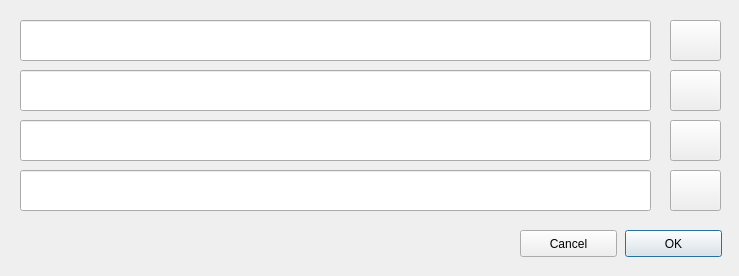
<?xml version="1.0" encoding="UTF-8"?>
<ui version="4.0">
 <class>Dialog</class>
 <widget class="QDialog" name="Dialog">
  <property name="geometry">
   <rect>
    <x>0</x>
    <y>0</y>
    <width>739</width>
    <height>276</height>
   </rect>
  </property>
  <property name="minimumSize">
   <size>
    <width>739</width>
    <height>276</height>
   </size>
  </property>
  <property name="maximumSize">
   <size>
    <width>739</width>
    <height>276</height>
   </size>
  </property>
  <property name="windowTitle">
   <string>Select Streams</string>
  </property>
  <widget class="QPushButton" name="vid0">
   <property name="geometry">
    <rect>
     <x>670</x>
     <y>20</y>
     <width>51</width>
     <height>41</height>
    </rect>
   </property>
   <property name="text">
    <string/>
   </property>
   <property name="icon">
    <iconset resource="AppResources.qrc">
     <normaloff>:/icons/img/upload_icon.png</normaloff>:/icons/img/upload_icon.png</iconset>
   </property>
   <property name="iconSize">
    <size>
     <width>25</width>
     <height>25</height>
    </size>
   </property>
  </widget>
  <widget class="QLineEdit" name="videdit0">
   <property name="geometry">
    <rect>
     <x>20</x>
     <y>20</y>
     <width>631</width>
     <height>41</height>
    </rect>
   </property>
  </widget>
  <widget class="QPushButton" name="vid1">
   <property name="geometry">
    <rect>
     <x>670</x>
     <y>70</y>
     <width>51</width>
     <height>41</height>
    </rect>
   </property>
   <property name="text">
    <string/>
   </property>
   <property name="icon">
    <iconset resource="AppResources.qrc">
     <normaloff>:/icons/img/upload_icon.png</normaloff>:/icons/img/upload_icon.png</iconset>
   </property>
   <property name="iconSize">
    <size>
     <width>25</width>
     <height>25</height>
    </size>
   </property>
  </widget>
  <widget class="QPushButton" name="vid2">
   <property name="geometry">
    <rect>
     <x>670</x>
     <y>120</y>
     <width>51</width>
     <height>41</height>
    </rect>
   </property>
   <property name="text">
    <string/>
   </property>
   <property name="icon">
    <iconset resource="AppResources.qrc">
     <normaloff>:/icons/img/upload_icon.png</normaloff>:/icons/img/upload_icon.png</iconset>
   </property>
   <property name="iconSize">
    <size>
     <width>25</width>
     <height>25</height>
    </size>
   </property>
  </widget>
  <widget class="QPushButton" name="vid3">
   <property name="geometry">
    <rect>
     <x>670</x>
     <y>170</y>
     <width>51</width>
     <height>41</height>
    </rect>
   </property>
   <property name="text">
    <string/>
   </property>
   <property name="icon">
    <iconset resource="AppResources.qrc">
     <normaloff>:/icons/img/upload_icon.png</normaloff>:/icons/img/upload_icon.png</iconset>
   </property>
   <property name="iconSize">
    <size>
     <width>25</width>
     <height>25</height>
    </size>
   </property>
  </widget>
  <widget class="QLineEdit" name="videdit1">
   <property name="geometry">
    <rect>
     <x>20</x>
     <y>70</y>
     <width>631</width>
     <height>41</height>
    </rect>
   </property>
  </widget>
  <widget class="QLineEdit" name="videdit2">
   <property name="geometry">
    <rect>
     <x>20</x>
     <y>120</y>
     <width>631</width>
     <height>41</height>
    </rect>
   </property>
  </widget>
  <widget class="QLineEdit" name="videdit3">
   <property name="geometry">
    <rect>
     <x>20</x>
     <y>170</y>
     <width>631</width>
     <height>41</height>
    </rect>
   </property>
  </widget>
  <widget class="QPushButton" name="ok">
   <property name="geometry">
    <rect>
     <x>625</x>
     <y>230</y>
     <width>97</width>
     <height>27</height>
    </rect>
   </property>
   <property name="text">
    <string>OK</string>
   </property>
   <property name="default">
    <bool>true</bool>
   </property>
  </widget>
  <widget class="QPushButton" name="cancel">
   <property name="geometry">
    <rect>
     <x>520</x>
     <y>230</y>
     <width>97</width>
     <height>27</height>
    </rect>
   </property>
   <property name="text">
    <string>Cancel</string>
   </property>
   <property name="default">
    <bool>false</bool>
   </property>
  </widget>
 </widget>
 <resources>
  <include location="AppResources.qrc"/>
 </resources>
 <connections/>
</ui>
